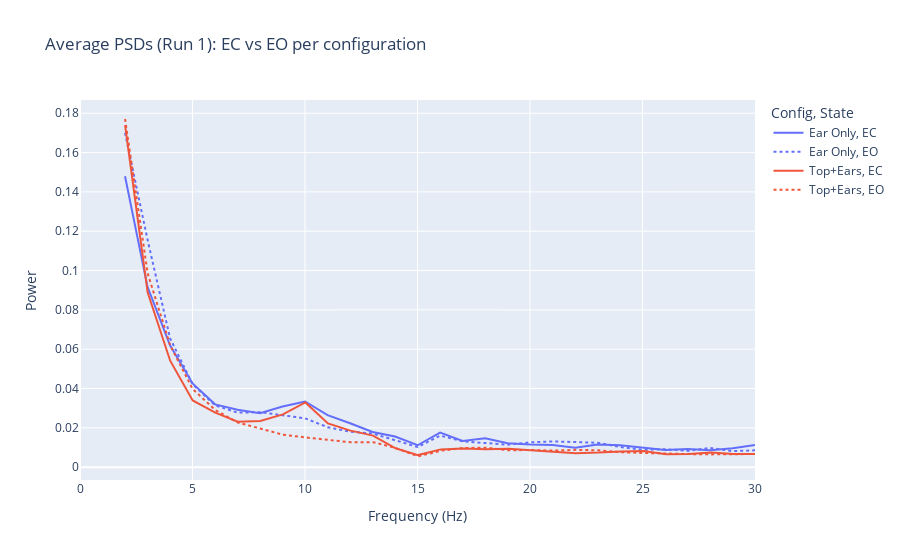
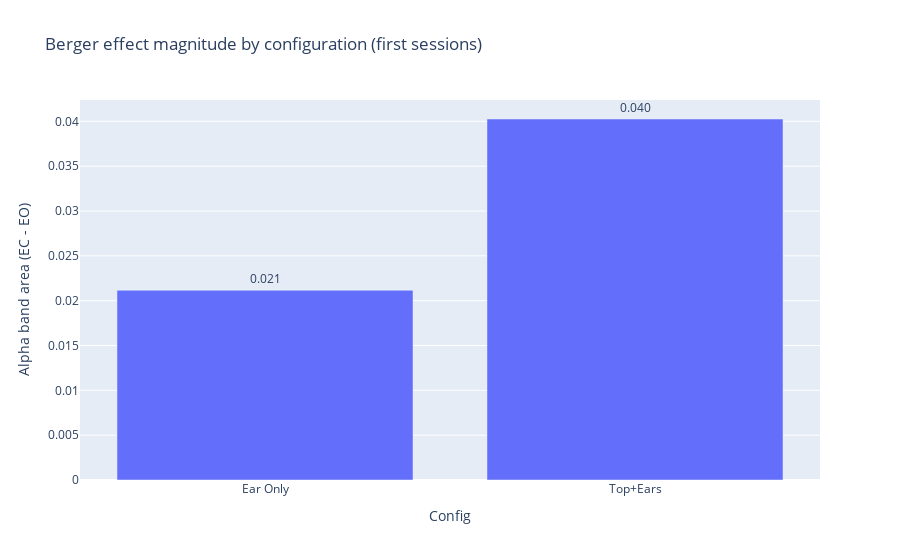

Source (notebook cell) for these figures, in order:
### Code cell
# Compute averages
ear_only = average_psds_across_sessions(sessions, config_label="Ear Only", verbose=True)
top_ears = average_psds_across_sessions(sessions, config_label="Top+Ears", verbose=True)

print(f"\nSessions used — Ear Only: {ear_only['n_used']}, Top+Ears: {top_ears['n_used']}")
print(f"Median fs — Ear Only: {ear_only['fs_median']:.2f} Hz, Top+Ears: {top_ears['fs_median']:.2f} Hz")

# Average PSDs (linear power)
flows.plot_avg_psds_by_config_px(
    ear_only, top_ears,
    x_range=(0, 30),
    y_label="Power",
    title="Average PSDs (Run 1): EC vs EO per configuration"
)

flows.plot_effect_bars_px(
    {"Ear Only": ear_only["alpha_effect"], "Top+Ears": top_ears["alpha_effect"]},
    y_label="Alpha band area (EC - EO)",
    title="Berger effect magnitude by configuration (first sessions)",
    text_fmt="{:.3f}"
)

### Figure 1 — Plotly figure (JSON) as saved in the notebook; plotly's stock layout.template omitted (floating-point values rounded to 4 significant figures)
{"data": [{"hovertemplate": "Config=Ear Only<br>State=EC<br>Frequency (Hz)=%{x}<br>Power=%{y}<extra></extra>", "legendgroup": "Ear Only, EC", "line": {"color": "#636efa", "dash": "solid"}, "marker": {"symbol": "circle"}, "mode": "lines", "name": "Ear Only, EC", "orientation": "v", "showlegend": true, "type": "scatter", "x": [2.001, 3.001, 4.001, 5.002, 6.002, 7.003, 8.003, 9.003, 10.0, 11.0, 12.0, 13.0, 14.01, 15.01, 16.01, 17.01, 18.01, 19.01, 20.01, 21.01, 22.01, 23.01, 24.01, 25.01, 26.01, 27.01, 28.01, 29.01, 30.01, 31.01, 32.01, 33.01, 34.01, 35.01, 36.01, 37.01, 38.01, 39.01, 40.01, 41.01, 42.02, 43.02, 44.02, 45.02, 46.02, 47.02, 48.02, 49.02, 50.02, 51.02, 52.02, 53.02, 54.02, 55.02, 56.02, 57.02, 58.02, 59.02], "xaxis": "x", "y": [0.148, 0.09171, 0.06194, 0.04255, 0.03194, 0.02918, 0.02744, 0.03087, 0.03339, 0.02642, 0.02231, 0.01785, 0.01555, 0.01113, 0.01759, 0.01334, 0.01463, 0.0122, 0.01153, 0.01121, 0.009826, 0.01149, 0.01108, 0.01001, 0.008679, 0.009196, 0.008637, 0.009646, 0.01125, 0.01635, 0.01195, 0.009065, 0.009639, 0.009844, 0.009374, 0.007912, 0.007469, 0.007789, 0.007853, 0.008077, 0.007456, 0.007241, 0.006272, 0.006013, 0.006566, 0.008759, 0.006088, 0.009218, 0.02401, 0.01105, 0.006056, 0.005616, 0.00444, 0.005507, 0.005313, 0.005204, 0.005242, 0.005143], "yaxis": "y"}, {"hovertemplate": "Config=Ear Only<br>State=EO<br>Frequency (Hz)=%{x}<br>Power=%{y}<extra></extra>", "legendgroup": "Ear Only, EO", "line": {"color": "#636efa", "dash": "dot"}, "marker": {"symbol": "circle"}, "mode": "lines", "name": "Ear Only, EO", "orientation": "v", "showlegend": true, "type": "scatter", "x": [2.001, 3.001, 4.001, 5.002, 6.002, 7.003, 8.003, 9.003, 10.0, 11.0, 12.0, 13.0, 14.01, 15.01, 16.01, 17.01, 18.01, 19.01, 20.01, 21.01, 22.01, 23.01, 24.01, 25.01, 26.01, 27.01, 28.01, 29.01, 30.01, 31.01, 32.01, 33.01, 34.01, 35.01, 36.01, 37.01, 38.01, 39.01, 40.01, 41.01, 42.02, 43.02, 44.02, 45.02, 46.02, 47.02, 48.02, 49.02, 50.02, 51.02, 52.02, 53.02, 54.02, 55.02, 56.02, 57.02, 58.02, 59.02], "xaxis": "x", "y": [0.1701, 0.1158, 0.06561, 0.04221, 0.03144, 0.02775, 0.02796, 0.02633, 0.02484, 0.02031, 0.01805, 0.01712, 0.01383, 0.01025, 0.01603, 0.0131, 0.01227, 0.01144, 0.01259, 0.01307, 0.01274, 0.01241, 0.01028, 0.008778, 0.009156, 0.008276, 0.009752, 0.00815, 0.008556, 0.01085, 0.01053, 0.007661, 0.007991, 0.009825, 0.007163, 0.00772, 0.008118, 0.007163, 0.00706, 0.00688, 0.00581, 0.006803, 0.005834, 0.005677, 0.006266, 0.009236, 0.007809, 0.01017, 0.02236, 0.009086, 0.005699, 0.00472, 0.005494, 0.005558, 0.005172, 0.0055, 0.0057, 0.005114], "yaxis": "y"}, {"hovertemplate": "Config=Top+Ears<br>State=EC<br>Frequency (Hz)=%{x}<br>Power=%{y}<extra></extra>", "legendgroup": "Top+Ears, EC", "line": {"color": "#EF553B", "dash": "solid"}, "marker": {"symbol": "circle"}, "mode": "lines", "name": "Top+Ears, EC", "orientation": "v", "showlegend": true, "type": "scatter", "x": [2.004, 3.006, 4.007, 5.009, 6.011, 7.013, 8.015, 9.017, 10.02, 11.02, 12.02, 13.02, 14.03, 15.03, 16.03, 17.03, 18.03, 19.03, 20.04, 21.04, 22.04, 23.04, 24.04, 25.05, 26.05, 27.05, 28.05, 29.05, 30.06, 31.06, 32.06, 33.06, 34.06, 35.06, 36.07, 37.07, 38.07, 39.07, 40.07, 41.08, 42.08, 43.08, 44.08, 45.08, 46.08, 47.09, 48.09, 49.09, 50.09, 51.09, 52.1, 53.1, 54.1, 55.1, 56.1, 57.1, 58.11, 59.11], "xaxis": "x", "y": [0.1739, 0.08892, 0.05414, 0.03394, 0.0277, 0.02308, 0.02345, 0.02685, 0.03291, 0.02226, 0.01856, 0.01603, 0.009605, 0.006127, 0.009023, 0.009433, 0.00909, 0.009326, 0.008554, 0.007863, 0.007123, 0.007401, 0.007979, 0.008158, 0.0065, 0.00673, 0.007472, 0.006692, 0.006518, 0.006372, 0.006363, 0.005924, 0.006285, 0.006118, 0.006429, 0.007229, 0.005855, 0.004839, 0.005475, 0.00546, 0.00557, 0.004826, 0.005275, 0.005067, 0.005149, 0.004483, 0.00402, 0.03382, 0.1326, 0.02766, 0.004679, 0.003612, 0.003694, 0.003661, 0.003789, 0.003813, 0.003647, 0.003211], "yaxis": "y"}, {"hovertemplate": "Config=Top+Ears<br>State=EO<br>Frequency (Hz)=%{x}<br>Power=%{y}<extra></extra>", "legendgroup": "Top+Ears, EO", "line": {"color": "#EF553B", "dash": "dot"}, "marker": {"symbol": "circle"}, "mode": "lines", "name": "Top+Ears, EO", "orientation": "v", "showlegend": true, "type": "scatter", "x": [2.004, 3.006, 4.007, 5.009, 6.011, 7.013, 8.015, 9.017, 10.02, 11.02, 12.02, 13.02, 14.03, 15.03, 16.03, 17.03, 18.03, 19.03, 20.04, 21.04, 22.04, 23.04, 24.04, 25.05, 26.05, 27.05, 28.05, 29.05, 30.06, 31.06, 32.06, 33.06, 34.06, 35.06, 36.07, 37.07, 38.07, 39.07, 40.07, 41.08, 42.08, 43.08, 44.08, 45.08, 46.08, 47.09, 48.09, 49.09, 50.09, 51.09, 52.1, 53.1, 54.1, 55.1, 56.1, 57.1, 58.11, 59.11], "xaxis": "x", "y": [0.1771, 0.09862, 0.06193, 0.03971, 0.02905, 0.02268, 0.01963, 0.01651, 0.01512, 0.01378, 0.01266, 0.01268, 0.009733, 0.005473, 0.008345, 0.009721, 0.009911, 0.008564, 0.008709, 0.0084, 0.008798, 0.008545, 0.007605, 0.007211, 0.006824, 0.006644, 0.006484, 0.006562, 0.006602, 0.007189, 0.006885, 0.006045, 0.005896, 0.005396, 0.007009, 0.006768, 0.005401, 0.005435, 0.005427, 0.005239, 0.005164, 0.004723, 0.004649, 0.004527, 0.004845, 0.004299, 0.004709, 0.03872, 0.1477, 0.02969, 0.005248, 0.004347, 0.00353, 0.003675, 0.00365, 0.003794, 0.003578, 0.003121], "yaxis": "y"}], "layout": {"legend": {"title": {"text": "Config, State"}, "tracegroupgap": 0}, "title": {"text": "Average PSDs (Run 1): EC vs EO per configuration"}, "xaxis": {"anchor": "y", "domain": [0, 1], "range": [0, 30], "title": {"text": "Frequency (Hz)"}}, "yaxis": {"anchor": "x", "domain": [0, 1], "showgrid": true, "title": {"text": "Power"}}}}

### Figure 2 — Plotly figure (JSON) as saved in the notebook; plotly's stock layout.template omitted (floating-point values rounded to 4 significant figures)
{"data": [{"cliponaxis": false, "hovertemplate": "Config=%{x}<br>Alpha band area (EC - EO)=%{y}<br>Text=%{text}<extra></extra>", "legendgroup": "", "marker": {"color": "#636efa", "pattern": {"shape": ""}}, "name": "", "orientation": "v", "showlegend": false, "text": ["0.021", "0.040"], "textposition": "outside", "type": "bar", "x": ["Ear Only", "Top+Ears"], "xaxis": "x", "y": [0.02116, 0.04026], "yaxis": "y"}], "layout": {"barmode": "relative", "legend": {"tracegroupgap": 0}, "title": {"text": "Berger effect magnitude by configuration (first sessions)"}, "xaxis": {"anchor": "y", "domain": [0, 1], "title": {"text": "Config"}}, "yaxis": {"anchor": "x", "domain": [0, 1], "showgrid": true, "title": {"text": "Alpha band area (EC - EO)"}}}}
